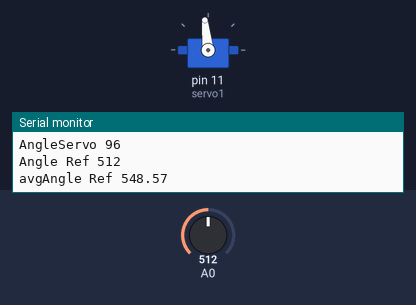
This sketch was run on a simulated Arduino Uno, built with avr-gcc and run on an emulated ATmega328P. Shown: servo, the last lines printed to the serial monitor. The test bench sets the inputs (shaded band); at power-on: A0 = 512.

Above: at 1.2 s.
1.3 s: A0 set to 716
At 2.5 s:
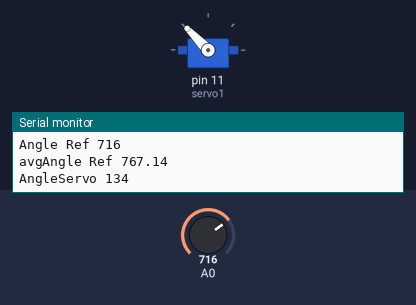
4.3 s: A0 set to 1023
At 6.3 s:
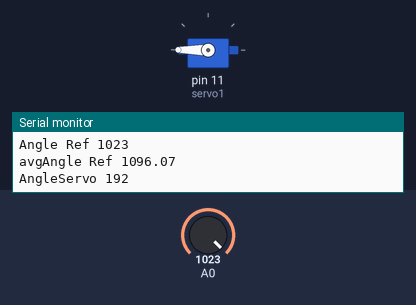
7.3 s: A0 set to 306
At 8.7 s:
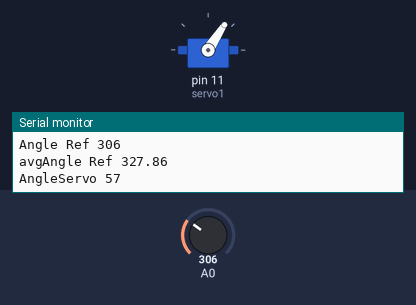
10.3 s: A0 set to 0
At 12.2 s:
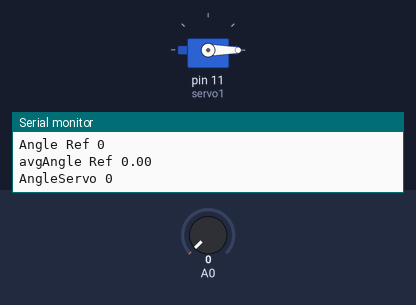
Timing chart, 0 to 13.7 s (numbered marks = the images above; inputs shaded):
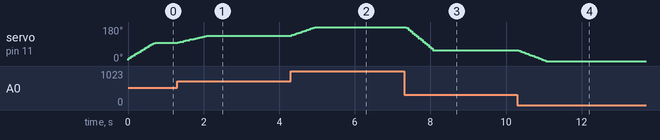

Measured:
- after the input at 1.3 s, servo on pin 11 (servo1): moves from 96° to 134° over 0.76 s, starting at once
- after the input at 4.3 s, servo on pin 11 (servo1): moves from 134° to 180° over 0.61 s, starting at once
- after the input at 7.3 s, servo on pin 11 (servo1): moves from 180° to 57° over 0.75 s, starting after 0.06 s
- after the input at 10.3 s, servo on pin 11 (servo1): moves from 57° to 0° over 0.71 s, starting at once

The sketch:

Controllo_servo_con_potenziometro.ino
```cpp
// CONTROLLO DI UN SERVOMOTORE CON POTENZIOMETRO (segnale filtrato) (Aliverti - video n.35, n.40 e n.331)
// Per controllare la rotazione del servo uso il segnale PWM in uscita dal pin9
// Bisogna tarare il potenziometro e settare i valori di correzione
// Per filtrare il segnale si usa un filtro a media mobile -> si fa la media tra un campione di numeri letti continuamente

/*
Contenuti
- funzioni matematiche
- ciclo for
- media mobile
- array usato come buffer
- funzione map
*/

//definizione variabili
int AngleRef; // ingresso potenziometro
int AngleServo; // valore di rotazione al servo

// variabile per la creazione del filtro a media mobile
int const fsize = 15; // numero di campioni da considerare per la media
int fil[fsize]; // creo un array usato come buffer di valori
float avgAngleRef = 0;  // media
int i;
int j;

// fattori di taratura per il potenziometro
int RefMax = 1023; //valore letto a potenziometro 100%
int RefMin = 0; //valore letto a potenziometro 0%
int m;

// importo libreria servomotori
//https://www.arduino.cc/reference/en/libraries/servo/
#include <Servo.h>
// Creo un oggetto di tipo Servo (simile alla definizione di una variabile)
Servo servo1;

void setup() {
  Serial.begin(9600);
// definisco il pin a cui è attaccato il servomotore
  servo1.attach(11);
  servo1.write(0);
}

void loop() {
  // leggo il valore dal potenziometro dal pinA0
  AngleRef = analogRead(A0);


  // riempo continuamente il buffer con le lettue
  fil[i] = AngleRef;
  if (i < (fsize-1)) {
    i++;
  } else {
    i=0;
  }

  //sommo tutti i valori presenti nel buffer e faccio la media
  for (j=0; j < fsize; j++) {
    avgAngleRef += (float)fil[j]; // trasformo i valori di fil in (float)
  }
  avgAngleRef = avgAngleRef / (float)(fsize);


  // Conversione proporzionale tra valore potenziometro e gradi motore
  AngleServo = map (avgAngleRef, 0, 1023, 0, 180);

  /*
  // Equazione di conversione lineare
  m = RefMax / 180;
  AngleServo = avgAngleRef / m;
  */

  // utilizzo il segnale PWM per impostare i gradi sul servo
    servo1.write(AngleServo);


  // Letture porta seriale
  Serial.print("Angle Ref ");
  Serial.println(AngleRef);
  Serial.print("avgAngle Ref ");
  Serial.println(avgAngleRef);
  Serial.print("AngleServo ");
  Serial.println(AngleServo);
}
```
